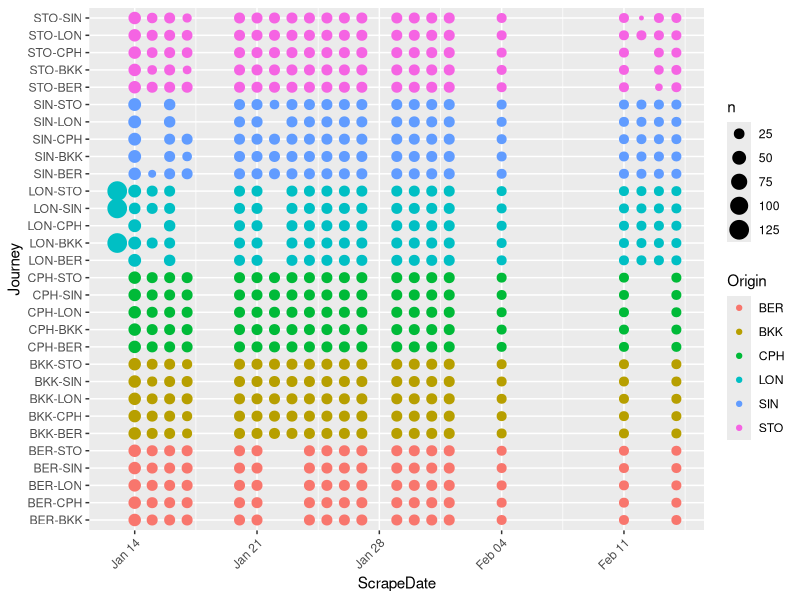
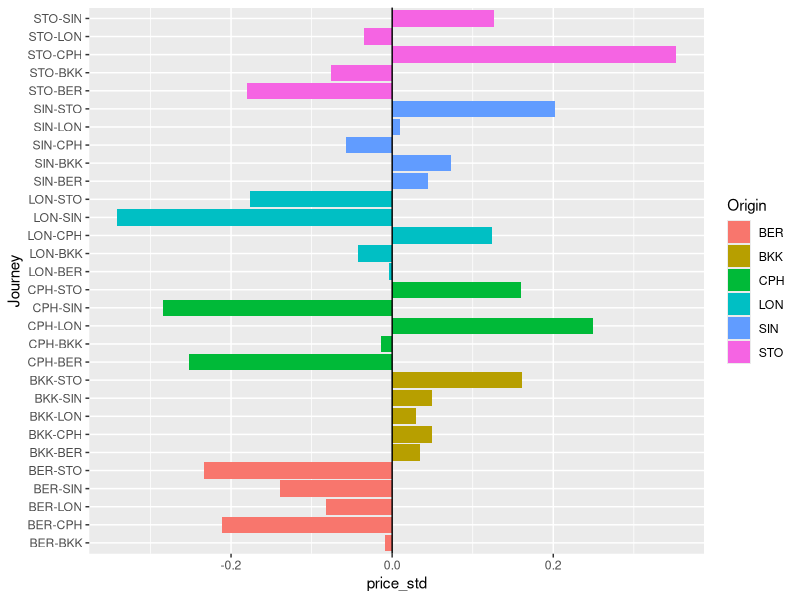
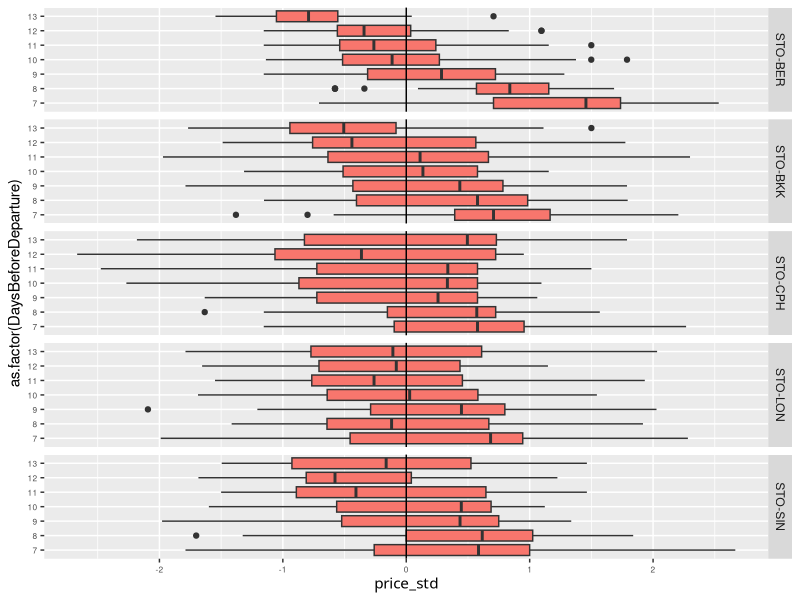
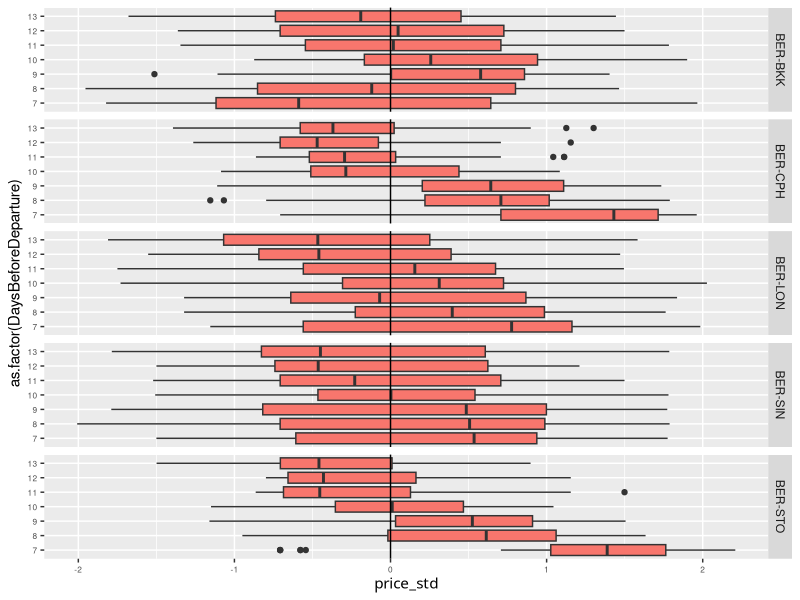
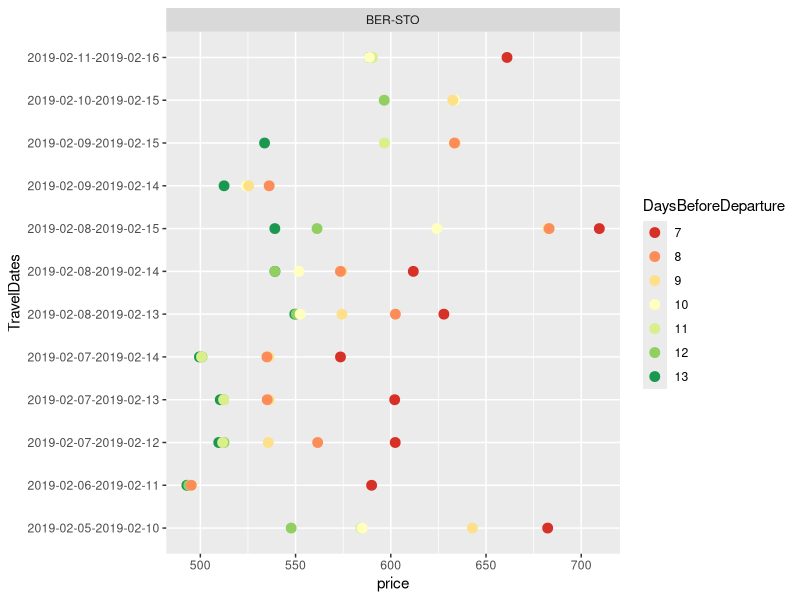
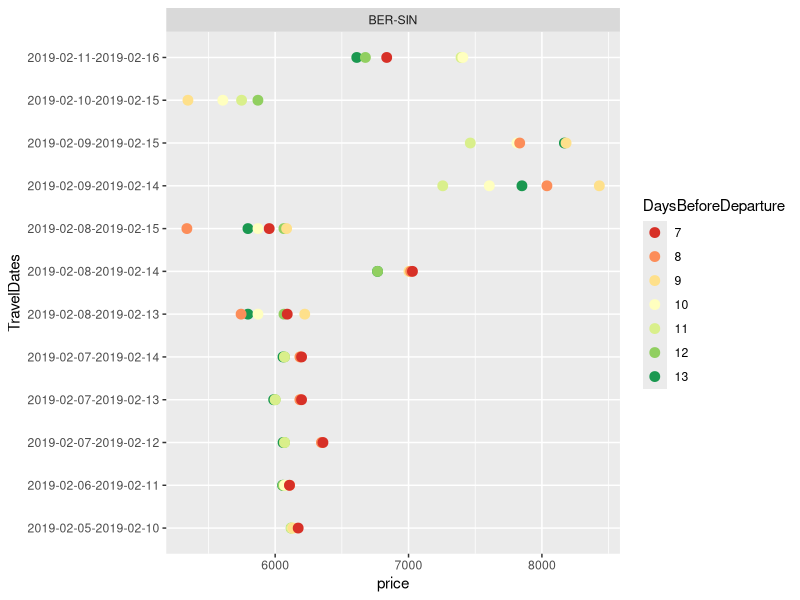
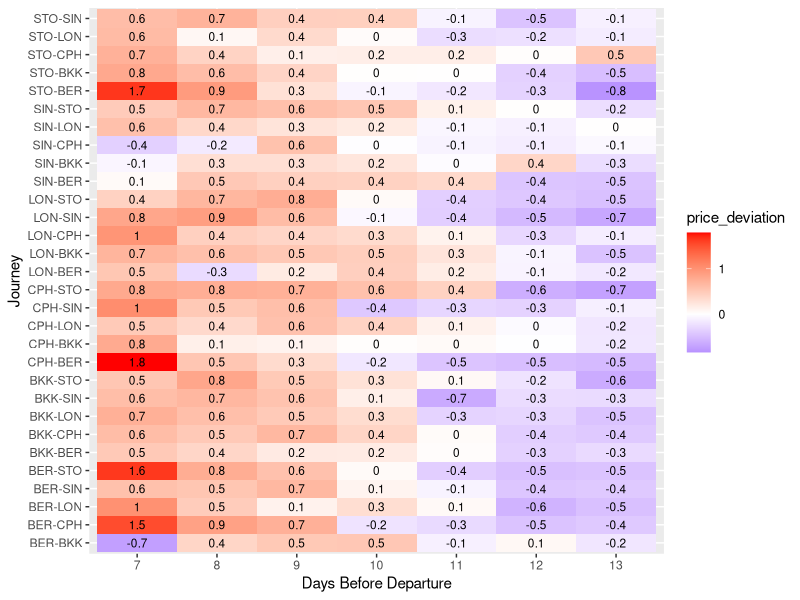

These figures' R source, in order:
## ---- chunk 1
knitr::opts_chunk$set(echo = TRUE)
## ---- chunk 2
library(readr)      # Read data in data 
library(lubridate)  # Date handling
library(stringr)    # Text handling

library(tidyr)      # Data cleaning
library(dplyr)      # Data cleaning

library(ggplot2)    # Visualization

df <- read.csv("flightdata.csv", stringsAsFactors = TRUE)

summary(df)

df <- df %>%
  mutate(DepartureDate=as.Date(as.character(DepartureDate)), 
         ReturnDate=as.Date(as.character(ReturnDate)),
         ScrapeDate=as.Date(as.character(ScrapeDate)))

head(df)

## ---- chunk 3
ggplot(df, aes(x=ScrapeDate, y=Journey, color=Origin))+
  geom_count() + 
  theme(axis.text.x = element_text(angle = 45, hjust = 1))

## ---- chunk 4
df <- filter(df, ScrapeDate>="2019-01-15") %>%
  group_by(Journey, Origin, TravelDates) %>%
  mutate(price_std = scale(price), # Standardize price per scrapedate
         n=n())  
  
group_by(df, Journey, Origin, TravelDates, n) %>%
  summarize(mean=mean(price_std), 
            stdev = sd(price_std)) %>%
  filter(n>2) %>%
  head(n=10)
## ---- chunk 5
filter(df, !is.na(price_std)) %>%
ggplot(aes(x=Journey, y=price_std, fill=Origin)) +
  stat_summary(geom="bar", fun.y="median") + 
  geom_hline(yintercept=0) + 
  coord_flip()
## ---- chunk 6
filter(df, DaysBeforeDeparture >= 7 & DaysBeforeDeparture <=13 & Origin %in% c("STO")) %>%
ggplot(aes(x=as.factor(DaysBeforeDeparture), y=price_std, fill=Origin)) + 
  geom_boxplot() + 
  facet_grid(Journey~.) + 
  theme(axis.text.x = element_text(size=6),
        axis.text.y = element_text(size=6),
        axis.title.x = element_text("DaysBeforeDeparture"),
        legend.position = "none") + 
  geom_hline(yintercept=0) + 
  coord_flip()
  
## ---- chunk 7
filter(df, DaysBeforeDeparture >= 7 & DaysBeforeDeparture <=13 & Origin %in% c("BER")) %>%
ggplot(aes(x=as.factor(DaysBeforeDeparture), y=price_std, fill=Origin)) + 
  geom_boxplot() + 
  facet_grid(Journey~.) + 
  theme(axis.text.x = element_text(size=6),
        axis.text.y = element_text(size=6),
        axis.title.x = element_text("DaysBeforeDeparture"),
        legend.position = "none") + 
  geom_hline(yintercept=0) + 
  coord_flip()
  
## ---- chunk 8
filter(df, DaysBeforeDeparture >= 7 & DaysBeforeDeparture <=13 & Journey=="BER-STO" & n>6) %>%
ggplot(aes(x=TravelDates, y=price, color=as.factor(DaysBeforeDeparture))) + 
  geom_jitter(size=3, height=0.5, width=0) +
  coord_flip() +
  facet_grid(~Journey) + 
  scale_color_brewer(palette = "RdYlGn") + 
  guides(color=guide_legend(title="DaysBeforeDeparture")) 

filter(df, DaysBeforeDeparture >= 7 & DaysBeforeDeparture <=13 & Journey=="BER-SIN" & n>6) %>%
ggplot(aes(x=TravelDates, y=price, color=as.factor(DaysBeforeDeparture))) + 
  geom_jitter(size=3, height=0.5, width=0) +
  coord_flip() +
  facet_grid(~Journey) + 
  scale_color_brewer(palette = "RdYlGn") + 
  guides(color=guide_legend(title="DaysBeforeDeparture")) 

  
## ---- chunk 9
filter(df, DaysBeforeDeparture >= 7 & DaysBeforeDeparture <=13 & n>=4) %>%
  group_by(Journey, DaysBeforeDeparture) %>%
  summarize(price_deviation = median(price_std, na.rm=TRUE)) %>%
  ggplot(aes(x=as.factor(DaysBeforeDeparture), y=Journey, z=price_deviation, label=round(price_deviation,1))) + 
  geom_tile(aes(fill=price_deviation)) + 
  geom_text(size=3) +  
  xlab("Days Before Departure") + ylab("Journey") + 
  scale_fill_gradient2(low="blue", high="red")
  
